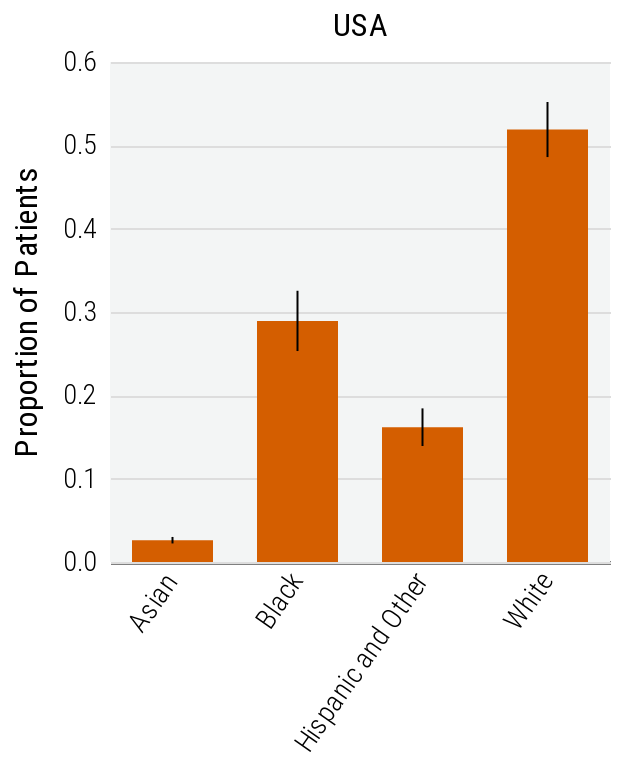

Notebook code cell kept with this figure:
### Code cell
plot = alt.Chart(
    df
).mark_bar(
    size=40.5
).encode(
    x=alt.X("group:N", title=None, axis=alt.Axis(labelAngle=-55), scale=alt.Scale(clamp=True, nice=True, padding=0)),
    y=alt.Y("Freq:Q", title='Proportion of Patients', scale=alt.Scale(zero=True, nice=True, padding=0)),
    color=alt.Color("siteid:N", title='Country', scale=alt.Scale(domain=countries, range=country_colors), legend=None),
).properties(
    width=250,
    height=250
)

ci = plot.mark_errorbar(

).encode(
    x=alt.X("group:N", title=None, axis=alt.Axis(labelAngle=0), scale=alt.Scale(clamp=True, nice=True, padding=0)),
    y=alt.Y('u:Q', title='Proportion of Patients'),
    y2=alt.Y2('l:Q'),
    stroke=alt.value('black')
)

plot = alt.layer(plot, ci).facet(column=alt.Column('siteid:N', title=None))

plot = apply_theme(
    plot,
    axis_y_title_font_size=16,
    title_anchor='start',
    legend_orient='right',
    legend_title_orient='top',
    axis_label_font_size=14,
    header_label_font_size=16,
    subtitle_font_size=18,
    header_label_orient='top'
#     point_size=100
)

plot

### Figure 1 — Vega-Lite specification as saved in the notebook (floating-point values rounded to 4 significant figures)
{"config": {"view": {"continuousWidth": 400, "continuousHeight": 300, "fill": "#F3F5F5", "strokeWidth": 0}, "axis": {"domainColor": "black", "domainWidth": 1.5, "labelFontSize": 14, "labelFontWeight": 300, "labelLimit": 1000, "tickColor": "white", "titleFontSize": 16, "titleFontWeight": 400, "titlePadding": 10}, "axisX": {"labelAngle": 0}, "axisY": {"domain": false, "titleFontSize": 16}, "concat": {"spacing": 0}, "font": "Roboto Condensed", "header": {"labelFontSize": 16, "labelOrient": "top", "titleFontSize": 16, "titleFontWeight": "bold"}, "legend": {"cornerRadius": 0, "direction": "vertical", "fillColor": "white", "gradientLength": 50, "labelFontSize": 14, "labelFontWeight": 300, "orient": "right", "padding": 10, "strokeColor": "lightgray", "symbolStrokeWidth": 2, "titleFontSize": 16, "titleFontWeight": 400, "titleOrient": "top"}, "point": {"size": 70}, "title": {"align": "left", "anchor": "start", "dy": -10, "fontSize": 22, "fontWeight": 500, "subtitleFontSize": 18, "subtitlePadding": 5}}, "data": {"name": "data-0981bacf3f9e1059fb8ad9898d14f175"}, "facet": {"column": {"type": "nominal", "field": "siteid", "title": null}}, "spec": {"layer": [{"mark": {"type": "bar", "size": 40.5}, "encoding": {"color": {"type": "nominal", "field": "siteid", "legend": null, "scale": {"domain": ["All", "USA", "FRANCE", "GERMANY", "SPAIN"], "range": ["gray", "#D45E00", "#0072B2", "#029F73", "#CC7DAA"]}, "title": "Country"}, "x": {"type": "nominal", "axis": {"labelAngle": -55}, "field": "group", "scale": {"clamp": true, "nice": true, "padding": 0}, "title": null}, "y": {"type": "quantitative", "field": "Freq", "scale": {"nice": true, "padding": 0, "zero": true}, "title": "Proportion of Patients"}}, "height": 250, "width": 250}, {"mark": "errorbar", "encoding": {"color": {"type": "nominal", "field": "siteid", "legend": null, "scale": {"domain": ["All", "USA", "FRANCE", "GERMANY", "SPAIN"], "range": ["gray", "#D45E00", "#0072B2", "#029F73", "#CC7DAA"]}, "title": "Country"}, "stroke": {"value": "black"}, "x": {"type": "nominal", "axis": {"labelAngle": 0}, "field": "group", "scale": {"clamp": true, "nice": true, "padding": 0}, "title": null}, "y": {"type": "quantitative", "field": "u", "title": "Proportion of Patients"}, "y2": {"field": "l"}}, "height": 250, "width": 250}]}, "$schema": "https://vega.github.io/schema/vega-lite/v4.8.1.json", "datasets": {"data-0981bacf3f9e1059fb8ad9898d14f175": [{"siteid": "USA", "group": "White", "Freq": 0.519, "se": 0.03304, "u": 0.552, "l": 0.4859}, {"siteid": "USA", "group": "Black", "Freq": 0.2893, "se": 0.03617, "u": 0.3255, "l": 0.2531}, {"siteid": "USA", "group": "Asian", "Freq": 0.02616, "se": 0.003908, "u": 0.03006, "l": 0.02225}, {"siteid": "USA", "group": "Hispanic and Other", "Freq": 0.1618, "se": 0.02259, "u": 0.1843, "l": 0.1392}]}}
